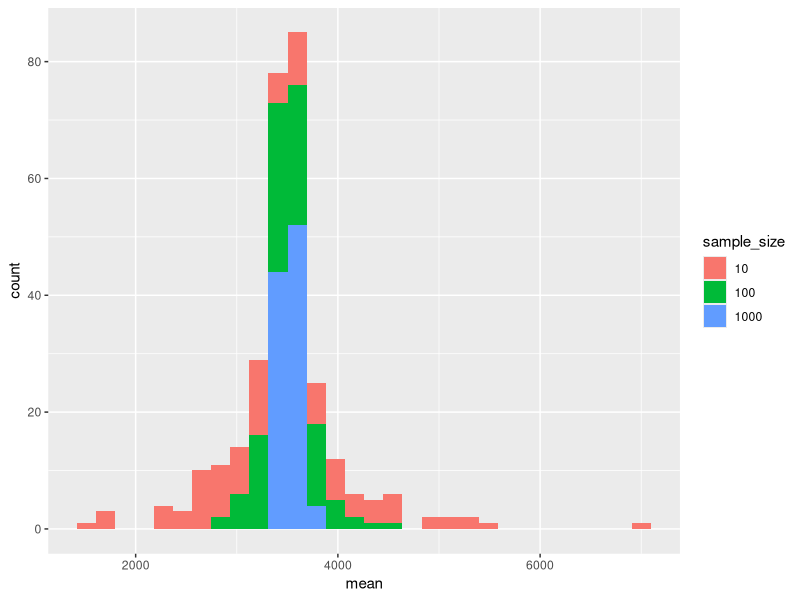
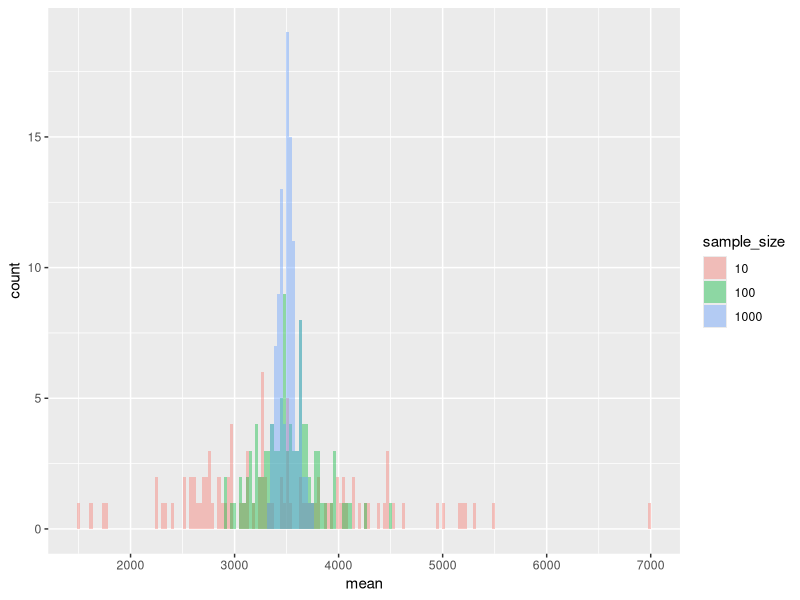
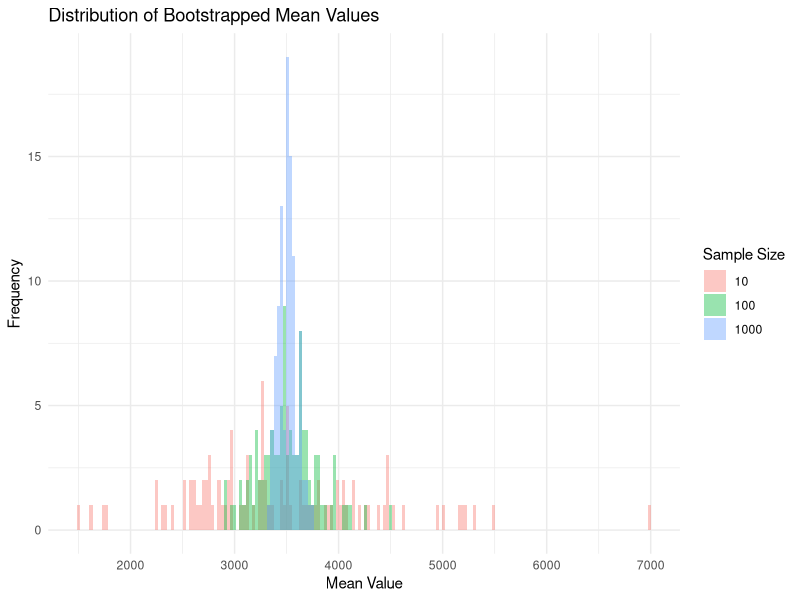

Reproduce these figures in R, in order.
## ---- chunk 1
knitr::opts_chunk$set(echo=F, eval=T)
options(tinytex.verbose = TRUE)
suppressMessages(library(dplyr))
## ---- chunk 2
for (banana in 1:5) {
  print(banana)
}


## ---- chunk 3
for (i in 6:10) {
  print(i)
}
## ---- chunk 4
#First create the vector days as show above
days<-c("Mon", "Tues", "Wednes", "Thurs", "Fri", "Satur", "Sun")
#now write a for loop that adds "day" to each of the elements and print each one as you go



for (day in days){
 print(paste(day, "day", sep = ""))   
        
}


## ---- chunk 5
x <- 1
while (x <= 100) {
  print(x)
  x <- x * 2
}
## ---- chunk 6
#your code here
number <- 91
divisor <- 2
while (number %% divisor != 0) {
  divisor <- divisor + 1
}
print(divisor)


## ---- chunk 7
coin_toss<-c("heads", "tails")

sample(coin_toss, 10, replace = TRUE)


## ---- chunk 8
all_tosses <- c()

for (i in 1:10) {
  all_tosses[i] <- sample(c("Heads", "Tails"), 1)
}
## ---- chunk 9

all_tosses <- c()

for (i in 1:10) {
  all_tosses[i] <- sample(c("Heads", "Tails"), 1, prob = c(0.6, 0.4))
}


## ---- chunk 10
all_tosses <- c()

for (i in 1:100) {
  all_tosses[i] <- sample(c("Heads", "Tails"), 1)
}



all_tosses_weighted <- c()

for (i in 1:100) {
  all_tosses_weighted[i] <- sample(c("Heads", "Tails"), 1,  prob = c(0.6, 0.4))
}




toss_counts <- table(all_tosses)
print(toss_counts)


weighted_counts<-table(all_tosses_weighted)
print(weighted_counts)
## ---- chunk 11
library(readr)
library(dplyr)
human_genes <- read_csv("human_genes.csv") 
human_genes<-human_genes %>% select(name, size)

## ---- chunk 12
human_genes_summ <- human_genes %>%
  summarise(
    MeanLength = mean(size),
    MedianLength = median(size),
    SDLength = sd(size)
)
## ---- chunk 13
mean10<-mean(sample(human_genes$size, 10, replace = TRUE))
mean100<-mean(sample(human_genes$size, 100, replace = TRUE))
mean1000<-mean(sample(human_genes$size, 1000, replace = TRUE))
## ---- chunk 14
#they will just write the values they got. should be the third one

## ---- chunk 15
mean_values_10 <- numeric(100)
mean_values_100 <- numeric(100)
mean_values_1000 <- numeric(100)



## ---- chunk 16

for (i in 1:100) {
  mean_values_10[i] <- mean(sample(human_genes$size, 10, replace = TRUE))
  mean_values_100[i] <- mean(sample(human_genes$size, 100, replace = TRUE))
  mean_values_1000[i] <- mean(sample(human_genes$size, 1000, replace = TRUE))
}




## ---- chunk 17
mean_data <- data.frame(
  mean = c(mean_values_10, mean_values_100, mean_values_1000),
sample_size = factor(rep(c(10, 100, 1000), each = 100)))

## ---- chunk 18
library(ggplot2)
plot<-ggplot(mean_data, aes(x = mean, fill = sample_size)) + geom_histogram()
print(plot)



## ---- chunk 19
plot <- ggplot(mean_data, aes(x = mean, fill = sample_size)) +
  geom_histogram(position="identity", alpha=0.4, binwidth=30)
print(plot)


## ---- chunk 20
library(ggplot2)
plot<- ggplot(mean_data, aes(x = mean, fill = sample_size)) +
  geom_histogram(position="identity", alpha=0.4, binwidth=30) +
  labs(x = "Mean Value", 
       y = "Frequency", 
       title = "Distribution of Bootstrapped Mean Values",
       fill = "Sample Size") +
  theme_minimal()

print(plot)
